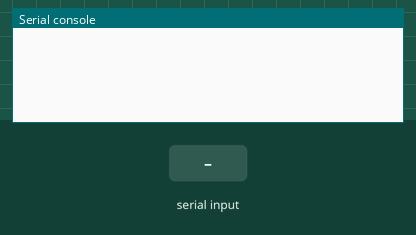
Bench run of a program on a simulated MicroPython board. Shown: the last lines printed to the serial console. The test bench sets the inputs (shaded band).

Above: at 1.2 s.
1.3 s: "1" received over the second serial link
At 2.5 s:
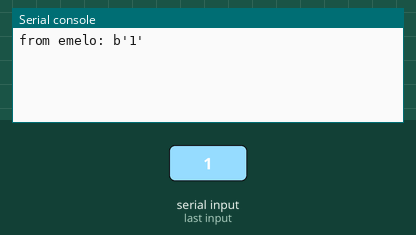
2.8 s: "5" received over the second serial link
At 3.8 s:
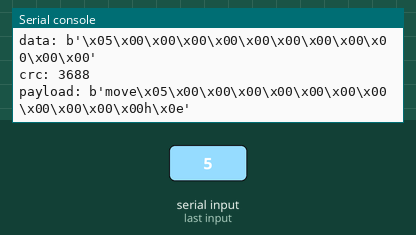
4.3 s: "90" received over the second serial link
At 4.9 s:
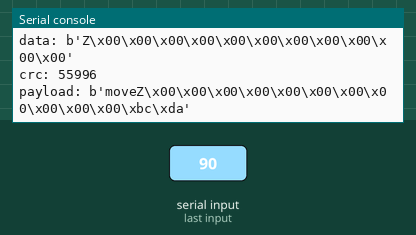
5.8 s: "200" received over the second serial link
At 7.0 s:
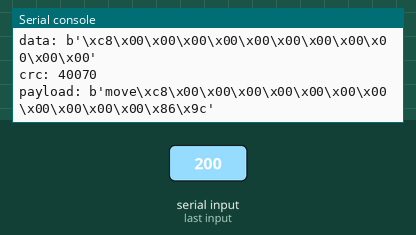
7.3 s: "1" received over the second serial link
At 8.4 s:
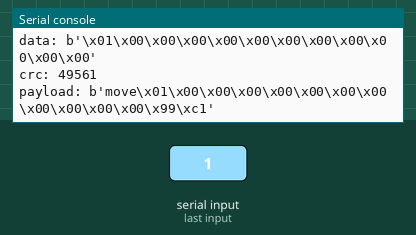
Timing chart, 0 to 9.8 s (numbered marks = the images above; inputs shaded):
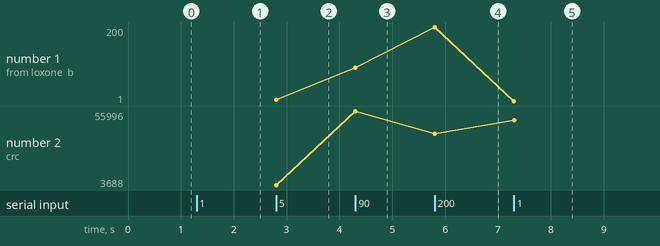

The program:

main.py
```python
from machine import Pin, UART
import struct
from time import sleep

MOVR = 0x65766F6D
MOVE = 0x65766F6D

loxonePort = UART(1, baudrate=9600, tx=Pin(4), rx=Pin(5), invert=UART.INV_RX | UART.INV_TX)
loxonePort.init(bits=8, parity=None, stop=1)

emeloPort = UART(0, baudrate=115200, tx=Pin(0), rx=Pin(1))
emeloPort.init(bits=8, parity=None, stop=2)

def CRC16(pbuf, n):
    crc = 0xffff
    for i in range(n):
        crc = crc ^ pbuf[i]
        for j in range(8):
            a = crc
            carry_flag = a & 0x0001
            crc = crc >> 1
            if carry_flag == 1:
                crc = crc ^ 0xa001
    return crc

'''
s = '0x6D 0x6F 0x76 0x72 0x00 0x00 0x00 0xC8 0x00 0x00 0x00 0x00 0x00 0x00 0x00 0x00 0x53 0xc7'
data = [int(n, 16) for n in s.split()]
emeloPort.write(bytearray(data))
'''

'''
#DeltaPosition = 0xC8000000
DeltaPosition = 0
uDPos = 0
data = struct.pack('<ihBBBBBB', DeltaPosition, uDPos, 0, 0, 0, 0, 0, 0)
print(data)
crc = CRC16(data, len(data))
print('crc: ' + str(crc))
print(struct.pack('<IihBBBBBBH', MOVR, DeltaPosition, uDPos, 0, 0, 0, 0, 0, 0, crc))
payload = struct.pack('<IihBBBBBBH', MOVR, DeltaPosition, uDPos, 0, 0, 0, 0, 0, 0, crc)
emeloPort.write(payload)
'''

'''
Position = 100
uPosition = 0
data = struct.pack('<ihBBBBBB', Position, uPosition, 0, 0, 0, 0, 0, 0)
print('data: ' + str(data))
crc = CRC16(data, len(data))
print('crc: ' + str(crc))
payload = struct.pack('<IihBBBBBBH', MOVE, Position, uPosition, 0, 0, 0, 0, 0, 0, crc)
print('payload: ' + str(payload))
emeloPort.write(payload)
'''

#emeloPort.write('rigt')

def sendMoveCommand(buf):
    Position = int(buf.decode('utf-8'))
    uPosition = 0
    data = struct.pack('<ihBBBBBB', Position, uPosition, 0, 0, 0, 0, 0, 0)
    print('data: ' + str(data))
    crc = CRC16(data, len(data))
    print('crc: ' + str(crc))
    payload = struct.pack('<IihBBBBBBH', MOVE, Position, uPosition, 0, 0, 0, 0, 0, 0, crc)
    print('payload: ' + str(payload))
    emeloPort.write(payload)

while True:
    if loxonePort.any():
        buf = loxonePort.read()
        print('from loxone: ' + str(buf))
        #emeloPort.write(buf)
        try:
            sendMoveCommand(buf)
        except:
            emeloPort.write(buf)

    if emeloPort.any():
        buf = emeloPort.read()
        print('from emelo: ' + str(buf))
        loxonePort.write(buf)
```

Measured:
- after the input at 1.3 s, the serial console: prints a new line at once (image 1)
- after the input at 2.8 s, the serial console: prints a new line at once (image 2)
- after the input at 4.3 s, the serial console: prints a new line at once (image 3)
- after the input at 5.8 s, the serial console: prints a new line at once (image 4)
- after the input at 7.3 s, the serial console: prints a new line at once (image 5)
- plotted number 1: 5 → 90 after the input at 4.3 s, 90 → 200 after the input at 5.8 s, 200 → 1 after the input at 7.3 s
- plotted number 2: 3688 → 55996 after the input at 4.3 s, 55996 → 40070 after the input at 5.8 s, 40070 → 49561 after the input at 7.3 s
